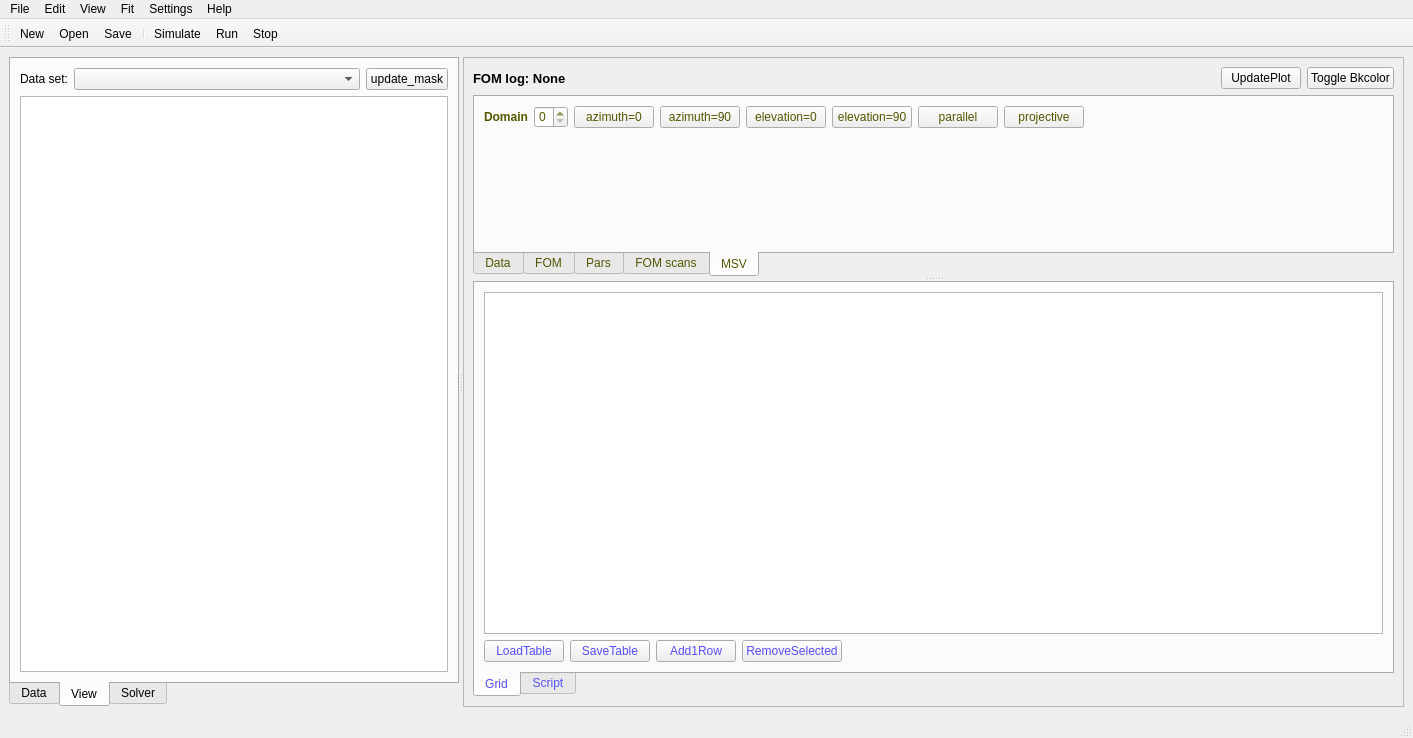
<?xml version="1.0" encoding="UTF-8"?>
<ui version="4.0">
 <class>MainWindow</class>
 <widget class="QMainWindow" name="MainWindow">
  <property name="geometry">
   <rect>
    <x>0</x>
    <y>0</y>
    <width>1413</width>
    <height>738</height>
   </rect>
  </property>
  <property name="windowTitle">
   <string>MainWindow</string>
  </property>
  <widget class="QWidget" name="centralwidget">
   <layout class="QHBoxLayout" name="horizontalLayout">
    <item>
     <widget class="QSplitter" name="splitter_2">
      <property name="orientation">
       <enum>Qt::Horizontal</enum>
      </property>
      <widget class="QTabWidget" name="tabWidget_data">
       <property name="sizePolicy">
        <sizepolicy hsizetype="Maximum" vsizetype="Expanding">
         <horstretch>0</horstretch>
         <verstretch>0</verstretch>
        </sizepolicy>
       </property>
       <property name="maximumSize">
        <size>
         <width>450</width>
         <height>16777215</height>
        </size>
       </property>
       <property name="styleSheet">
        <string notr="true"/>
       </property>
       <property name="tabPosition">
        <enum>QTabWidget::South</enum>
       </property>
       <property name="currentIndex">
        <number>1</number>
       </property>
       <widget class="QWidget" name="tab_5">
        <attribute name="title">
         <string>Data</string>
        </attribute>
        <layout class="QVBoxLayout" name="verticalLayout_2">
         <item>
          <layout class="QHBoxLayout" name="horizontalLayout_2">
           <property name="sizeConstraint">
            <enum>QLayout::SetFixedSize</enum>
           </property>
           <item>
            <widget class="QPushButton" name="pushButton_load_data">
             <property name="text">
              <string>LoadData</string>
             </property>
            </widget>
           </item>
           <item>
            <widget class="QPushButton" name="pushButton_append_data">
             <property name="text">
              <string>AppendData</string>
             </property>
            </widget>
           </item>
           <item>
            <widget class="QPushButton" name="pushButton_delete_data">
             <property name="text">
              <string>DeleteData</string>
             </property>
            </widget>
           </item>
           <item>
            <widget class="QPushButton" name="pushButton_save_data">
             <property name="text">
              <string>SaveData</string>
             </property>
            </widget>
           </item>
           <item>
            <widget class="QPushButton" name="pushButton_calculate">
             <property name="text">
              <string>Calculate</string>
             </property>
            </widget>
           </item>
           <item>
            <spacer name="horizontalSpacer_4">
             <property name="orientation">
              <enum>Qt::Horizontal</enum>
             </property>
             <property name="sizeHint" stdset="0">
              <size>
               <width>40</width>
               <height>20</height>
              </size>
             </property>
            </spacer>
           </item>
          </layout>
         </item>
         <item>
          <widget class="QTableWidget" name="tableWidget_data">
           <property name="sizePolicy">
            <sizepolicy hsizetype="Maximum" vsizetype="Expanding">
             <horstretch>0</horstretch>
             <verstretch>0</verstretch>
            </sizepolicy>
           </property>
           <property name="maximumSize">
            <size>
             <width>420</width>
             <height>16777215</height>
            </size>
           </property>
          </widget>
         </item>
        </layout>
       </widget>
       <widget class="QWidget" name="tab_6">
        <attribute name="title">
         <string>View</string>
        </attribute>
        <layout class="QVBoxLayout" name="verticalLayout_3">
         <item>
          <layout class="QHBoxLayout" name="horizontalLayout_10">
           <item>
            <widget class="QLabel" name="label">
             <property name="sizePolicy">
              <sizepolicy hsizetype="Fixed" vsizetype="Preferred">
               <horstretch>0</horstretch>
               <verstretch>0</verstretch>
              </sizepolicy>
             </property>
             <property name="text">
              <string>Data set:</string>
             </property>
            </widget>
           </item>
           <item>
            <widget class="QComboBox" name="comboBox_dataset">
             <property name="sizePolicy">
              <sizepolicy hsizetype="Minimum" vsizetype="Fixed">
               <horstretch>0</horstretch>
               <verstretch>0</verstretch>
              </sizepolicy>
             </property>
             <property name="minimumSize">
              <size>
               <width>150</width>
               <height>0</height>
              </size>
             </property>
            </widget>
           </item>
           <item>
            <widget class="QPushButton" name="pushButton_update_mask">
             <property name="sizePolicy">
              <sizepolicy hsizetype="Fixed" vsizetype="Fixed">
               <horstretch>0</horstretch>
               <verstretch>0</verstretch>
              </sizepolicy>
             </property>
             <property name="text">
              <string>update_mask</string>
             </property>
            </widget>
           </item>
          </layout>
         </item>
         <item>
          <widget class="QTableWidget" name="tableWidget_data_view"/>
         </item>
        </layout>
       </widget>
       <widget class="QWidget" name="tab_10">
        <attribute name="title">
         <string>Solver</string>
        </attribute>
        <layout class="QVBoxLayout" name="verticalLayout_6">
         <item>
          <widget class="SolverParameters" name="widget_solver" native="true"/>
         </item>
        </layout>
       </widget>
      </widget>
      <widget class="QFrame" name="frame">
       <property name="frameShape">
        <enum>QFrame::StyledPanel</enum>
       </property>
       <property name="frameShadow">
        <enum>QFrame::Raised</enum>
       </property>
       <layout class="QVBoxLayout" name="verticalLayout">
        <item>
         <layout class="QHBoxLayout" name="horizontalLayout_3">
          <item>
           <widget class="QLabel" name="label_2">
            <property name="font">
             <font>
              <pointsize>10</pointsize>
              <weight>75</weight>
              <bold>true</bold>
             </font>
            </property>
            <property name="text">
             <string>FOM log: None</string>
            </property>
           </widget>
          </item>
          <item>
           <spacer name="horizontalSpacer">
            <property name="orientation">
             <enum>Qt::Horizontal</enum>
            </property>
            <property name="sizeHint" stdset="0">
             <size>
              <width>40</width>
              <height>20</height>
             </size>
            </property>
           </spacer>
          </item>
          <item>
           <widget class="QPushButton" name="pushButton_update_plot">
            <property name="text">
             <string>UpdatePlot</string>
            </property>
           </widget>
          </item>
          <item>
           <widget class="QPushButton" name="pushButton_toggle_bkg_color">
            <property name="text">
             <string>Toggle Bkcolor</string>
            </property>
           </widget>
          </item>
         </layout>
        </item>
        <item>
         <widget class="QSplitter" name="splitter">
          <property name="orientation">
           <enum>Qt::Vertical</enum>
          </property>
          <widget class="QTabWidget" name="tabWidget">
           <property name="maximumSize">
            <size>
             <width>16666666</width>
             <height>16777215</height>
            </size>
           </property>
           <property name="styleSheet">
            <string notr="true">color: rgb(85, 85, 0);</string>
           </property>
           <property name="tabPosition">
            <enum>QTabWidget::South</enum>
           </property>
           <property name="currentIndex">
            <number>4</number>
           </property>
           <widget class="QWidget" name="tab">
            <attribute name="title">
             <string>Data</string>
            </attribute>
            <layout class="QHBoxLayout" name="horizontalLayout_5">
             <item>
              <widget class="GraphicsLayoutWidget" name="widget_data" native="true"/>
             </item>
            </layout>
           </widget>
           <widget class="QWidget" name="tab_7">
            <attribute name="title">
             <string>FOM</string>
            </attribute>
            <layout class="QHBoxLayout" name="horizontalLayout_6">
             <item>
              <widget class="GraphicsLayoutWidget" name="widget_fom" native="true"/>
             </item>
            </layout>
           </widget>
           <widget class="QWidget" name="tab_8">
            <attribute name="title">
             <string>Pars</string>
            </attribute>
            <layout class="QHBoxLayout" name="horizontalLayout_7">
             <item>
              <widget class="GraphicsLayoutWidget" name="widget_pars" native="true"/>
             </item>
            </layout>
           </widget>
           <widget class="QWidget" name="tab_2">
            <attribute name="title">
             <string>FOM scans</string>
            </attribute>
            <layout class="QHBoxLayout" name="horizontalLayout_8">
             <item>
              <widget class="GraphicsLayoutWidget" name="widget_fom_scan" native="true"/>
             </item>
            </layout>
           </widget>
           <widget class="QWidget" name="tab_4">
            <attribute name="title">
             <string>MSV</string>
            </attribute>
            <layout class="QVBoxLayout" name="verticalLayout_7">
             <item>
              <layout class="QHBoxLayout" name="horizontalLayout_9">
               <item>
                <widget class="QLabel" name="label_3">
                 <property name="font">
                  <font>
                   <weight>75</weight>
                   <bold>true</bold>
                  </font>
                 </property>
                 <property name="text">
                  <string>Domain</string>
                 </property>
                </widget>
               </item>
               <item>
                <widget class="QSpinBox" name="spinBox_domain">
                 <property name="minimum">
                  <number>0</number>
                 </property>
                 <property name="maximum">
                  <number>5</number>
                 </property>
                </widget>
               </item>
               <item>
                <widget class="QPushButton" name="pushButton_azimuth_0">
                 <property name="text">
                  <string>azimuth=0</string>
                 </property>
                </widget>
               </item>
               <item>
                <widget class="QPushButton" name="pushButton_azimuth_90">
                 <property name="text">
                  <string>azimuth=90</string>
                 </property>
                </widget>
               </item>
               <item>
                <widget class="QPushButton" name="pushButton_elevation_0">
                 <property name="text">
                  <string>elevation=0</string>
                 </property>
                </widget>
               </item>
               <item>
                <widget class="QPushButton" name="pushButton_elevation_90">
                 <property name="text">
                  <string>elevation=90</string>
                 </property>
                </widget>
               </item>
               <item>
                <widget class="QPushButton" name="pushButton_parallel">
                 <property name="text">
                  <string>parallel</string>
                 </property>
                </widget>
               </item>
               <item>
                <widget class="QPushButton" name="pushButton_projective">
                 <property name="text">
                  <string>projective</string>
                 </property>
                </widget>
               </item>
               <item>
                <spacer name="horizontalSpacer_5">
                 <property name="orientation">
                  <enum>Qt::Horizontal</enum>
                 </property>
                 <property name="sizeHint" stdset="0">
                  <size>
                   <width>40</width>
                   <height>20</height>
                  </size>
                 </property>
                </spacer>
               </item>
              </layout>
             </item>
             <item>
              <layout class="QHBoxLayout" name="horizontalLayout_13">
               <item>
                <widget class="GLViewWidget_cum" name="widget_edp" native="true">
                 <property name="minimumSize">
                  <size>
                   <width>0</width>
                   <height>41</height>
                  </size>
                 </property>
                </widget>
               </item>
               <item>
                <widget class="GLViewWidget_cum" name="widget_msv_top" native="true">
                 <property name="minimumSize">
                  <size>
                   <width>0</width>
                   <height>39</height>
                  </size>
                 </property>
                </widget>
               </item>
              </layout>
             </item>
            </layout>
           </widget>
          </widget>
          <widget class="QTabWidget" name="tabWidget_2">
           <property name="minimumSize">
            <size>
             <width>200</width>
             <height>400</height>
            </size>
           </property>
           <property name="styleSheet">
            <string notr="true">color: rgb(85, 79, 255);</string>
           </property>
           <property name="tabPosition">
            <enum>QTabWidget::South</enum>
           </property>
           <property name="currentIndex">
            <number>0</number>
           </property>
           <widget class="QWidget" name="tab_3">
            <attribute name="title">
             <string>Grid</string>
            </attribute>
            <layout class="QVBoxLayout" name="verticalLayout_4">
             <item>
              <widget class="QTableWidget" name="tableWidget_pars"/>
             </item>
             <item>
              <layout class="QHBoxLayout" name="horizontalLayout_11">
               <item>
                <widget class="QPushButton" name="pushButton_load_table">
                 <property name="text">
                  <string>LoadTable</string>
                 </property>
                </widget>
               </item>
               <item>
                <widget class="QPushButton" name="pushButton_save_table">
                 <property name="text">
                  <string>SaveTable</string>
                 </property>
                </widget>
               </item>
               <item>
                <widget class="QPushButton" name="pushButton_add_one_row">
                 <property name="text">
                  <string>Add1Row</string>
                 </property>
                </widget>
               </item>
               <item>
                <widget class="QPushButton" name="pushButton_remove_rows">
                 <property name="text">
                  <string>RemoveSelected</string>
                 </property>
                </widget>
               </item>
               <item>
                <spacer name="horizontalSpacer_2">
                 <property name="orientation">
                  <enum>Qt::Horizontal</enum>
                 </property>
                 <property name="sizeHint" stdset="0">
                  <size>
                   <width>40</width>
                   <height>20</height>
                  </size>
                 </property>
                </spacer>
               </item>
              </layout>
             </item>
            </layout>
           </widget>
           <widget class="QWidget" name="tab_9">
            <attribute name="title">
             <string>Script</string>
            </attribute>
            <layout class="QVBoxLayout" name="verticalLayout_5">
             <item>
              <widget class="QCodeEditor" name="plainTextEdit_script"/>
             </item>
             <item>
              <layout class="QHBoxLayout" name="horizontalLayout_4">
               <item>
                <widget class="QPushButton" name="pushButton_load_script">
                 <property name="text">
                  <string>LoadScript</string>
                 </property>
                </widget>
               </item>
               <item>
                <widget class="QPushButton" name="pushButton_save_script">
                 <property name="text">
                  <string>SaveScript</string>
                 </property>
                </widget>
               </item>
               <item>
                <spacer name="horizontalSpacer_3">
                 <property name="orientation">
                  <enum>Qt::Horizontal</enum>
                 </property>
                 <property name="sizeHint" stdset="0">
                  <size>
                   <width>40</width>
                   <height>20</height>
                  </size>
                 </property>
                </spacer>
               </item>
              </layout>
             </item>
            </layout>
           </widget>
          </widget>
         </widget>
        </item>
       </layout>
      </widget>
     </widget>
    </item>
   </layout>
  </widget>
  <widget class="QMenuBar" name="menubar">
   <property name="geometry">
    <rect>
     <x>0</x>
     <y>0</y>
     <width>1413</width>
     <height>21</height>
    </rect>
   </property>
   <widget class="QMenu" name="menuFile">
    <property name="title">
     <string>File</string>
    </property>
   </widget>
   <widget class="QMenu" name="menuEdit">
    <property name="title">
     <string>Edit</string>
    </property>
   </widget>
   <widget class="QMenu" name="menuView">
    <property name="title">
     <string>View</string>
    </property>
   </widget>
   <widget class="QMenu" name="menuFit">
    <property name="title">
     <string>Fit</string>
    </property>
   </widget>
   <widget class="QMenu" name="menuSettings">
    <property name="title">
     <string>Settings</string>
    </property>
   </widget>
   <widget class="QMenu" name="menuHelp">
    <property name="title">
     <string>Help</string>
    </property>
   </widget>
   <addaction name="menuFile"/>
   <addaction name="menuEdit"/>
   <addaction name="menuView"/>
   <addaction name="menuFit"/>
   <addaction name="menuSettings"/>
   <addaction name="menuHelp"/>
  </widget>
  <widget class="QStatusBar" name="statusbar"/>
  <widget class="QToolBar" name="toolBar">
   <property name="windowTitle">
    <string>toolBar</string>
   </property>
   <attribute name="toolBarArea">
    <enum>TopToolBarArea</enum>
   </attribute>
   <attribute name="toolBarBreak">
    <bool>false</bool>
   </attribute>
   <addaction name="actionNew"/>
   <addaction name="actionOpen"/>
   <addaction name="actionSave"/>
   <addaction name="separator"/>
   <addaction name="actionSimulate"/>
   <addaction name="actionRun"/>
   <addaction name="actionStop"/>
  </widget>
  <action name="actionSimulate">
   <property name="icon">
    <iconset>
     <normaloff>icons/simulate.png</normaloff>
     <normalon>icons/simulate.png</normalon>icons/simulate.png</iconset>
   </property>
   <property name="text">
    <string>Simulate</string>
   </property>
   <property name="toolTip">
    <string>&lt;html&gt;&lt;head/&gt;&lt;body&gt;&lt;p&gt;&lt;span style=&quot; font-size:18pt; text-decoration: underline;&quot;&gt;Simulate&lt;/span&gt;&lt;/p&gt;&lt;/body&gt;&lt;/html&gt;</string>
   </property>
   <property name="shortcut">
    <string>Ctrl+S</string>
   </property>
  </action>
  <action name="actionRun">
   <property name="icon">
    <iconset>
     <normaloff>icons/run.png</normaloff>
     <normalon>icons/run.png</normalon>icons/run.png</iconset>
   </property>
   <property name="text">
    <string>Run</string>
   </property>
   <property name="toolTip">
    <string>&lt;html&gt;&lt;head/&gt;&lt;body&gt;&lt;p&gt;&lt;span style=&quot; font-size:10pt;&quot;&gt;Run&lt;/span&gt;&lt;/p&gt;&lt;/body&gt;&lt;/html&gt;</string>
   </property>
  </action>
  <action name="actionStop">
   <property name="icon">
    <iconset>
     <normaloff>icons/stop.png</normaloff>
     <normalon>icons/stop.png</normalon>icons/stop.png</iconset>
   </property>
   <property name="text">
    <string>Stop</string>
   </property>
  </action>
  <action name="actionNew">
   <property name="icon">
    <iconset>
     <normaloff>icons/open.png</normaloff>
     <normalon>icons/open.png</normalon>icons/open.png</iconset>
   </property>
   <property name="text">
    <string>New</string>
   </property>
  </action>
  <action name="actionOpen">
   <property name="icon">
    <iconset>
     <normaloff>icons/load.png</normaloff>
     <normalon>icons/load.png</normalon>icons/load.png</iconset>
   </property>
   <property name="text">
    <string>Open</string>
   </property>
  </action>
  <action name="actionSave">
   <property name="icon">
    <iconset>
     <normaloff>icons/save.png</normaloff>
     <normalon>icons/save.png</normalon>icons/save.png</iconset>
   </property>
   <property name="text">
    <string>Save</string>
   </property>
  </action>
 </widget>
 <customwidgets>
  <customwidget>
   <class>GraphicsLayoutWidget</class>
   <extends>QWidget</extends>
   <header>pyqtgraph.h</header>
   <container>1</container>
  </customwidget>
  <customwidget>
   <class>QCodeEditor</class>
   <extends>QPlainTextEdit</extends>
   <header>code_editor.h</header>
  </customwidget>
  <customwidget>
   <class>GLViewWidget_cum</class>
   <extends>QWidget</extends>
   <header>glview.h</header>
   <container>1</container>
  </customwidget>
  <customwidget>
   <class>SolverParameters</class>
   <extends>QWidget</extends>
   <header location="global">parameter_tree.h</header>
   <container>1</container>
  </customwidget>
 </customwidgets>
 <resources/>
 <connections/>
</ui>
